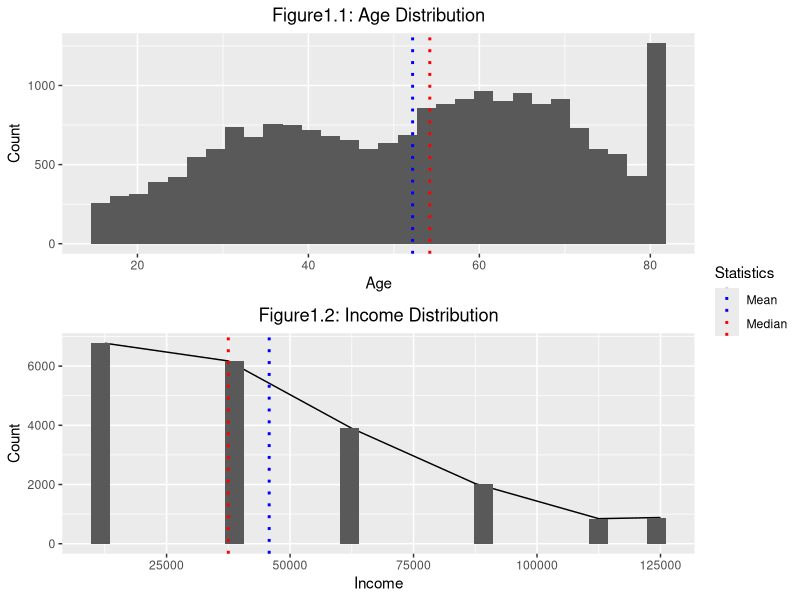
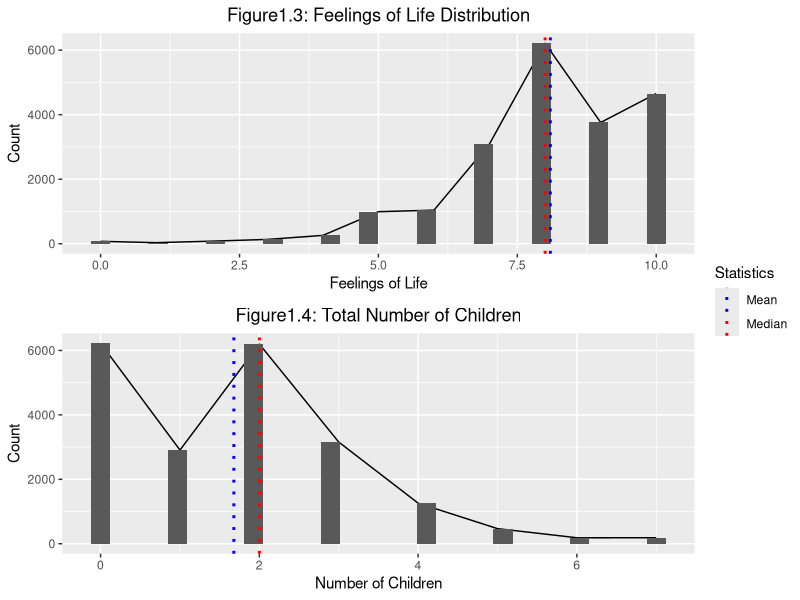
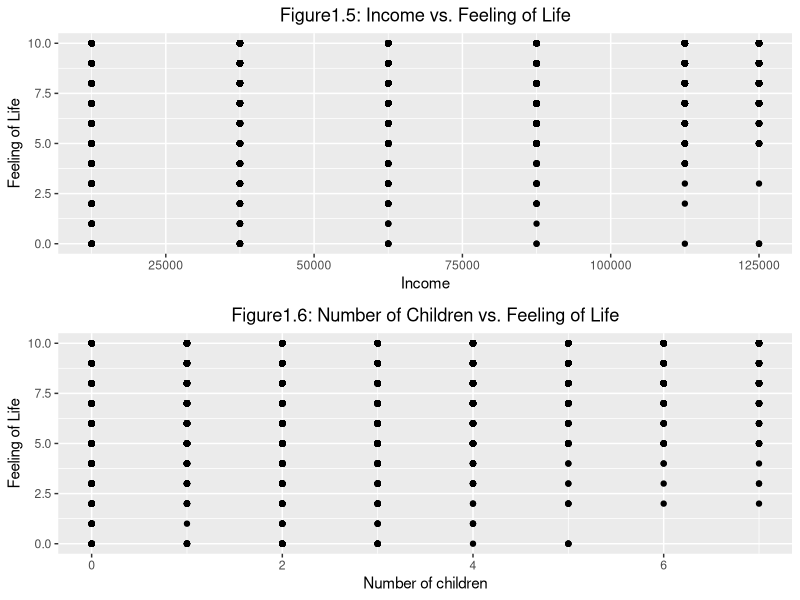
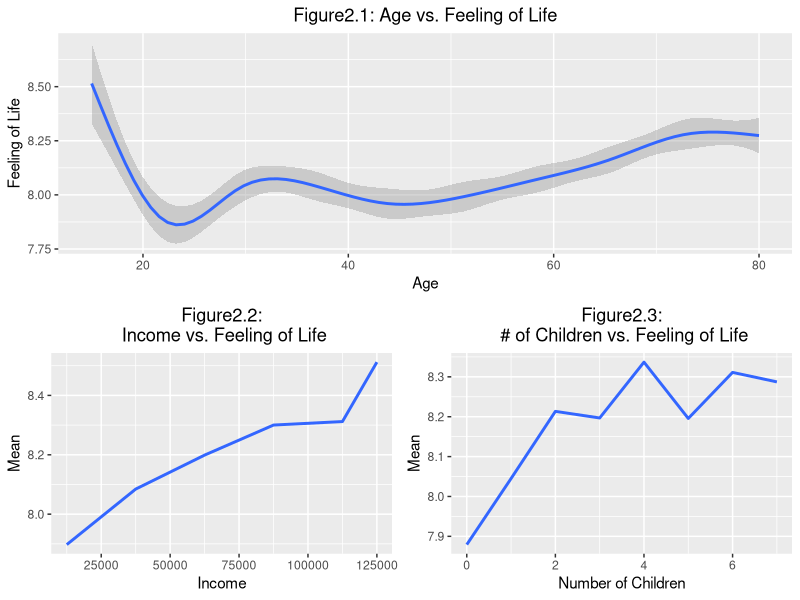
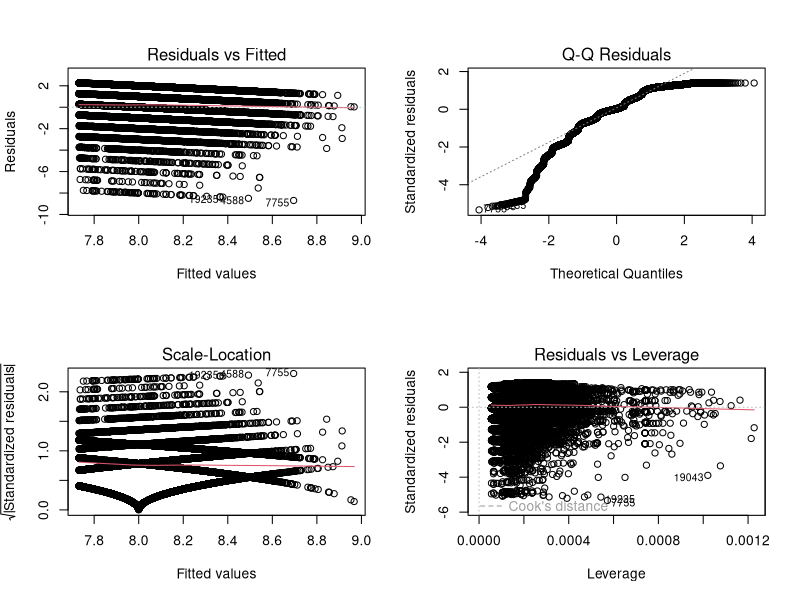
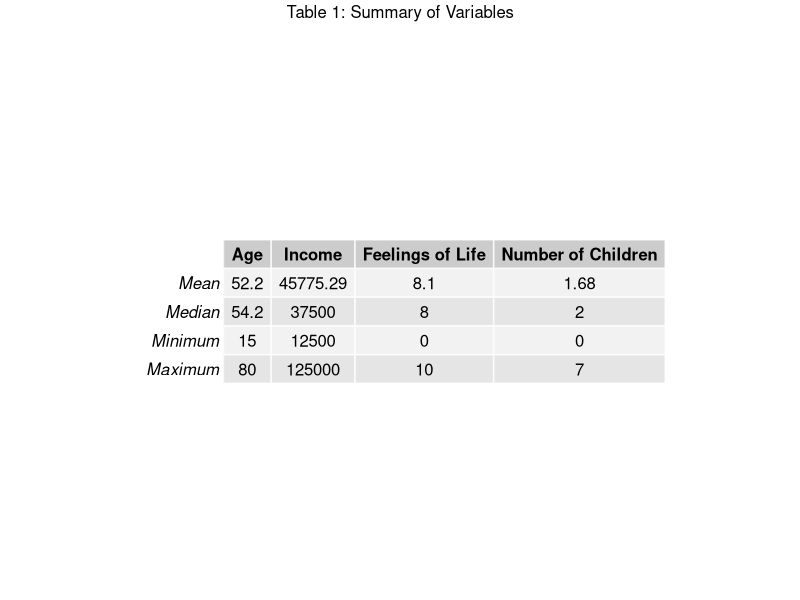
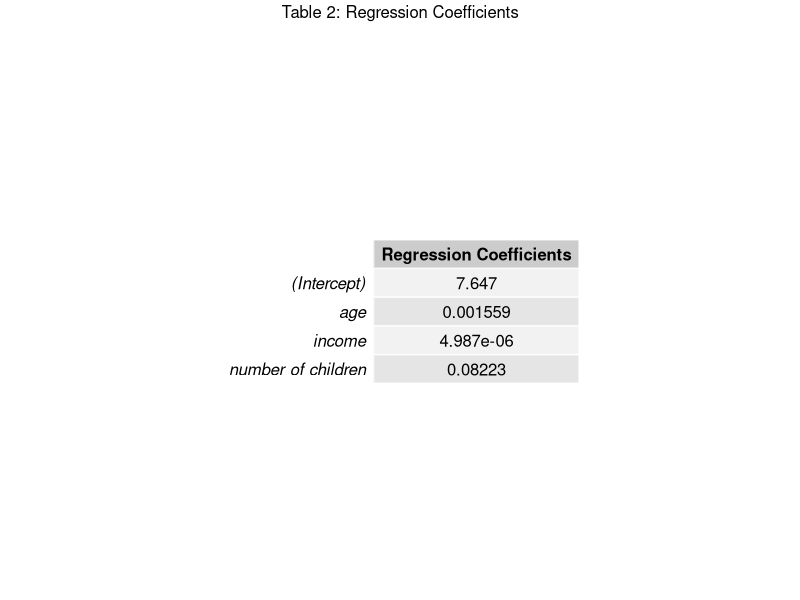
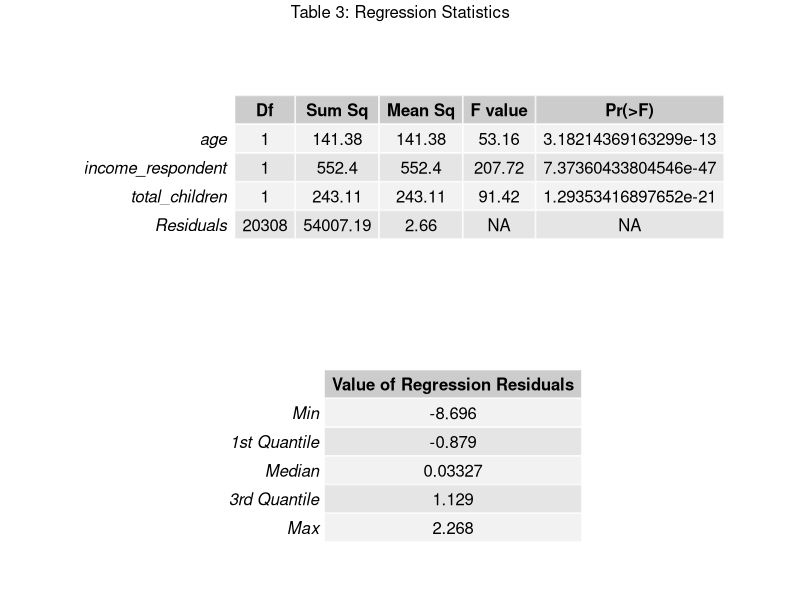

Source code (R) for these figures, in order:
## ---- chunk 1
knitr::opts_chunk$set(echo = TRUE)

#install.packages("gridExtra")

library(gridExtra)
library(tidyverse)

## ---- chunk 2

gss <- read_csv("./Output/gss.csv")
head(gss)

## ---- chunk 3

stat <- data.frame(row.names = paste(c("Mean", "Median", "Minimum", "Maximum")))
stat[,1] <- c(round(mean(gss$age), digits = 1),
            median(gss$age),
            min(gss$age),
            max(gss$age))
stat[,2] <- c(round(mean(gss$income_respondent), digits = 2),
            median(gss$income_respondent),
            min(gss$income_respondent),
            max(gss$income_respondent))
stat[,3] <- c(round(mean(na.omit(gss$feelings_life)), digits = 1),
            median(na.omit(gss$feelings_life)),
            min(na.omit(gss$feelings_life)),
            max(na.omit(gss$feelings_life)))
stat[,4] <- c(round(mean(na.omit(gss$total_children)), digits = 2),
            median(na.omit(gss$total_children)),
            min(na.omit(gss$total_children)),
            max(na.omit(gss$total_children)))
colnames(stat) <- c("Age", "Income", "Feelings of Life", "Number of Children")

## ---- chunk 4

extract_legend <- function(my_ggp) {
  step1 <- ggplot_gtable(ggplot_build(my_ggp))
  step2 <- which(sapply(step1$grobs, function(x) x$name) == "guide-box")
  step3 <- step1$grobs[[step2]]
  return(step3)
}

## ---- chunk 5

fig1.1 <- gss %>%
  ggplot(aes(x=age)) + geom_histogram() + 
  labs(x = "Age", y = "Count", title = "Figure1.1: Age Distribution") + 
  theme(plot.title = element_text(hjust = 0.5)) + 
  geom_vline(aes(xintercept = mean(gss$age), col="Mean"), 
             linetype="dotted", size = 1) + 
  geom_vline(aes(xintercept = median(gss$age), col="Median"), 
             linetype="dotted", size = 1) + 
  scale_color_manual(name = "Statistics", values = c(Median = "red", Mean = "blue"))

## ---- chunk 6

fig1.2 <- gss %>%
  ggplot(aes(x=income_respondent)) + geom_line(stat = "count") + geom_histogram() + 
  labs(x = "Income", y = "Count", title = "Figure1.2: Income Distribution") + 
  theme(plot.title = element_text(hjust = 0.5)) + 
  geom_vline(aes(xintercept = mean(gss$income_respondent), col="Mean"), 
             linetype="dotted", size = 1) + 
  geom_vline(aes(xintercept = median(gss$income_respondent), col="Median"), 
             linetype="dotted", size = 1) + 
  scale_color_manual(name = "Statistics", values = c(Median = "red", Mean = "blue"))

## ---- chunk 7

fig1.3 <- gss %>%
  ggplot(aes(x=feelings_life)) + geom_line(stat = "count") + geom_histogram() + 
  labs(x = "Feelings of Life", y = "Count", title = "Figure1.3: Feelings of Life Distribution") + 
  theme(plot.title = element_text(hjust = 0.5)) + 
  geom_vline(aes(xintercept = mean(na.omit(gss$feelings_life)), col="Mean"), 
             linetype="dotted", size = 1) + 
  geom_vline(aes(xintercept = median(na.omit(gss$feelings_life)), col="Median"), 
             linetype="dotted", size = 1) + 
  scale_color_manual(name = "Statistics", values = c(Median = "red", Mean = "blue"))

## ---- chunk 8

fig1.4 <- gss %>%
  ggplot(aes(x=total_children)) + geom_line(stat = "count") + geom_histogram() + 
  labs(x = "Number of Children", y = "Count", title = "Figure1.4: Total Number of Children") + 
  theme(plot.title = element_text(hjust = 0.5)) + 
  geom_vline(aes(xintercept = mean(na.omit(gss$total_children)), col="Mean"), 
             linetype="dotted", size = 1) + 
  geom_vline(aes(xintercept = median(na.omit(gss$total_children)), col="Median"), 
             linetype="dotted", size = 1) +
  scale_color_manual(name = "Statistics", values = c(Median = "red", Mean = "blue"))

legend <- extract_legend(fig1.1)

## ---- chunk 9

fig1.1 <- fig1.1 + theme(legend.position = "none")
fig1.2 <- fig1.2 + theme(legend.position = "none")
fig1.3 <- fig1.3 + theme(legend.position = "none")
fig1.4 <- fig1.4 + theme(legend.position = "none")

grid.arrange(fig1.1, fig1.2, right=legend, ncol=1,respect = FALSE, clip=FALSE)
grid.arrange(fig1.3, fig1.4, right=legend, ncol=1,respect = FALSE, clip=FALSE)

## ---- chunk 10

fig1.5 <- gss %>%
  ggplot(aes(y = feelings_life, x = income_respondent)) + geom_point() + 
  labs(x = "Income", y = "Feeling of Life", title = "Figure1.5: Income vs. Feeling of Life") + 
  theme(plot.title = element_text(hjust = 0.5))

fig1.6 <- gss %>%
  ggplot(aes(y = feelings_life, x = total_children)) + geom_point() + 
  labs(x = "Number of children", y = "Feeling of Life", 
       title = "Figure1.6: Number of Children vs. Feeling of Life") + 
  theme(plot.title = element_text(hjust = 0.5))

grid.arrange(fig1.5, fig1.6, ncol=1)

## ---- chunk 11

gss_income <- gss %>%
  group_by(income_respondent) %>%
  summarise(mean_feel = mean(feelings_life, na.rm=T), .groups = 'drop')

gss_child <- gss %>%
  group_by(total_children) %>%
  summarise(mean_feel = mean(feelings_life, na.rm=T), .groups = 'drop')

#Omitted NA values for calcuating Means.

fig2.1 <- gss %>%
  ggplot(aes(y = feelings_life, x = age)) + geom_smooth() + 
  labs(x = "Age", y = "Feeling of Life", title = "Figure2.1: Age vs. Feeling of Life") + 
  theme(plot.title = element_text(hjust = 0.5))

#Age can be plotted without means, because ages are more consistent. Other variables
#would produce error when plotting smooth line.

#So we plotted these two plots by using mean for each group.

fig2.2 <- gss_income %>%
  ggplot(aes(y = mean_feel, x = income_respondent)) + geom_smooth(stat='identity') + 
  labs(x = "Income", y = "Mean", title = "Figure2.2:\n Income vs. Feeling of Life") + 
  theme(plot.title = element_text(hjust = 0.5))

fig2.3 <- gss_child %>%
  ggplot(aes(y = mean_feel, x = total_children)) + geom_smooth(stat='identity') + 
  labs(x = "Number of Children", y = "Mean", 
       title = "Figure2.3:\n # of Children vs. Feeling of Life") + 
  theme(plot.title = element_text(hjust = 0.5))

grid.arrange(fig2.1, fig2.2, fig2.3, layout_matrix = rbind(c(1), c(2,3)))

## ---- chunk 12

mod <- lm(feelings_life ~ age + income_respondent + total_children, gss)

## ---- chunk 13

summ <- cbind(anova(mod)[1], round(anova(mod)[2:4], 2), anova(mod)[5])

res <- data.frame(
  row.names = paste(c("Min", "1st Quantile", "Median", "3rd Quantile", "Max")))
res[,1] <- signif(quantile(mod$residuals), 4)
colnames(res) <- c("Value of Regression Residuals")

coe <- data.frame(
  row.names = paste(c("(Intercept)", "age", "income", "number of children"))) 
coe[,1] <- signif(mod$coefficients, 4)
colnames(coe) <- c("Regression Coefficients")

## ---- chunk 14

par(mfrow=c(2,2))
plot(mod)

## ---- chunk 15

grid.arrange(tableGrob(stat), top = "Table 1: Summary of Variables", ncol = 1)
grid.arrange(tableGrob(coe), ncol=1, top = "Table 2: Regression Coefficients")
grid.arrange(tableGrob(summ), tableGrob(res), ncol=1, top = "Table 3: Regression Statistics")

